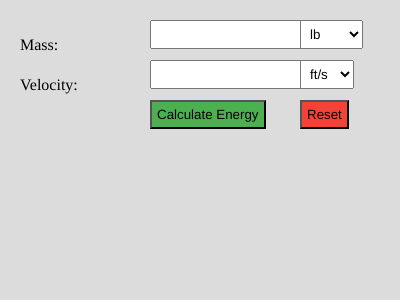
Frame 1 (no input)
Frame 60 (no input): identical to frame 1, image omitted
Frame 120 (the mouse pressed at the canvas centre since frame 60): identical to frame 1, image omitted

The p5.js sketch that drew this single still picture (run headless with seeded random() and noise() and a simulated clock; from frame 60 on, the mouse is pressed at the canvas centre):

// p5.js sketch
// ── sketch.js
let massInput, velocityInput, massUnitSelect, velocityUnitSelect, calculateButton, resetButton, resultP;

function setup() {
  createCanvas(400, 300);
  
  // Create input fields for mass and velocity with added styles
  massInput = createInput('');
  massInput.position(150, 20);
  massInput.style('padding', '5px');
  
  velocityInput = createInput('');
  velocityInput.position(150, 60);
  velocityInput.style('padding', '5px');
  
  // Create dropdown menus for unit selection with added styles
  massUnitSelect = createSelect();
  massUnitSelect.position(300, 20);
  massUnitSelect.option('lb');
  massUnitSelect.option('kg');
  massUnitSelect.option('gram');
  massUnitSelect.option('grain');
  massUnitSelect.style('padding', '5px');
  
  velocityUnitSelect = createSelect();
  velocityUnitSelect.position(300, 60);
  velocityUnitSelect.option('ft/s');
  velocityUnitSelect.option('m/s');
  velocityUnitSelect.style('padding', '5px');
  
  // Create labels
  createP('Mass:').position(20, 20);
  createP('Velocity:').position(20, 60);
  
  // Create buttons to trigger the calculation and reset the inputs with added styles
  calculateButton = createButton('Calculate Energy');
  calculateButton.position(150, 100);
  calculateButton.mousePressed(calculateEnergy);
  calculateButton.style('padding', '5px');
  calculateButton.style('background-color', '#4CAF50');
  
  resetButton = createButton('Reset');
  resetButton.position(300, 100);
  resetButton.mousePressed(resetInputs);
  resetButton.style('padding', '5px');
  resetButton.style('background-color', '#f44336');
  
  // Create a paragraph element to display the result with added styles
  resultP = createP('');
  resultP.position(20, 140);
  resultP.style('font-size', '16px');
  resultP.style('font-weight', 'bold');
}

function calculateEnergy() {
  // Get the mass and velocity values from the input fields
  let mass = parseFloat(massInput.value());
  let velocity = parseFloat(velocityInput.value());
  
  // Get the selected units
  let massUnit = massUnitSelect.value();
  let velocityUnit = velocityUnitSelect.value();
  
  // Check if the inputs are valid numbers and greater than zero
  if (!isNaN(mass) && mass > 0 && !isNaN(velocity) && velocity > 0) {
    // Convert mass and velocity to a consistent unit system (slugs and feet per second)
    if (massUnit === 'kg') {
      mass = mass * 2.20462;  // Convert mass from kg to lb
    } else if (massUnit === 'gram') {
      mass = mass / 453.59237;  // Convert mass from grams to lb
    } else if (massUnit === 'grain') {
      mass = mass / 7000;  // Convert mass from grains to lb
    }
    mass = mass * 0.031081;  // Convert mass from lb to slugs
    
    if (velocityUnit === 'm/s') {
      velocity = velocity * 3.28084;  // Convert velocity from m/s to ft/s
    }
    
    // Calculate the energy using the formula
    let energyFtLb = 0.5 * mass * velocity * velocity;  // Energy in foot-pounds
    let energyJoules = energyFtLb * 1.35582;  // Convert energy to joules
    
    // Display the result in the paragraph element
    resultP.html(`Energy: ${energyFtLb.toFixed(2)} foot-pounds / ${energyJoules.toFixed(2)} joules`);
  } else {
    resultP.html('Please enter valid numbers greater than zero for mass and velocity');
  }
}

function resetInputs() {
  // Reset the input fields and result paragraph
  massInput.value('');
  velocityInput.value('');
  resultP.html('');
}

function draw() {
  background(220);
}
